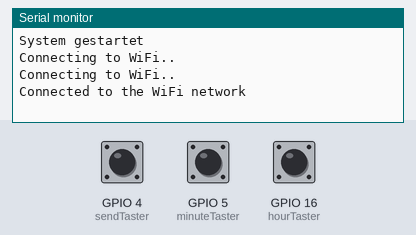
A sketch run on a simulated ESP8266 (NodeMCU). Parts: the last lines printed to the serial monitor. The test bench sets the inputs (shaded band); at power-on: GPIO 4 (sendTaster) LOW, GPIO 5 (minuteTaster) LOW, GPIO 16 (hourTaster) LOW. WiFi joins after 1.5 s; servers stay silent unless stated; uploads are accepted with an empty reply.

Above: at 3.2 s.
3.3 s: GPIO 4 (sendTaster) pulled HIGH for 0.15 s
At 4.6 s:
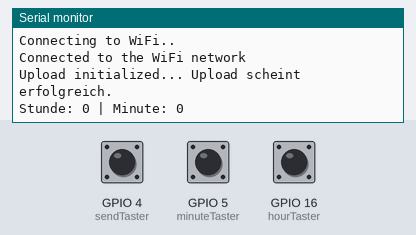
5.1 s: GPIO 5 (minuteTaster) pulled HIGH for 0.15 s
At 5.7 s:
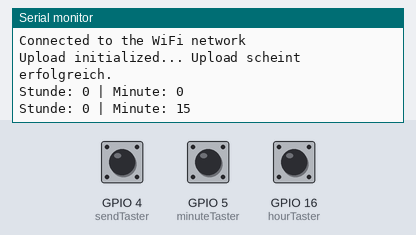
6.7 s: GPIO 16 (hourTaster) pulled HIGH for 0.15 s
At 8.0 s:
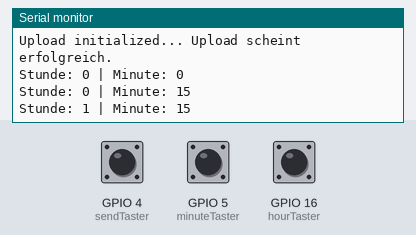
8.3 s: GPIO 5 (minuteTaster) pulled HIGH for 1 s
At 10.5 s:
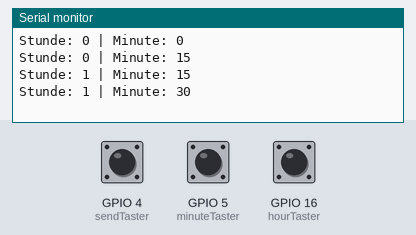
10.8 s: GPIO 16 (hourTaster) pulled HIGH for 1 s
At 12.5 s:
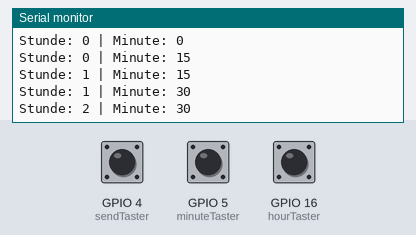
Timing chart, 0 to 14.0 s (numbered marks = the images above; inputs shaded):
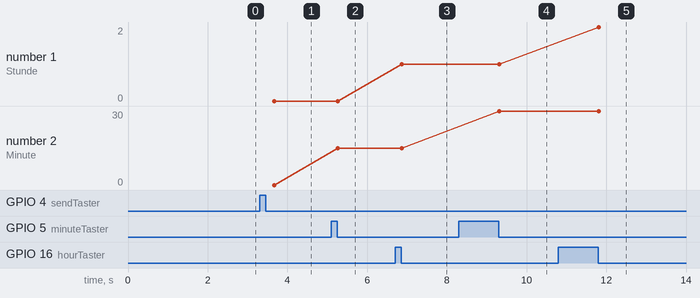

The sketch:

msboffenController.ino
```cpp
#include <Bounce2.h>
#include "ESP8266HTTPClient.h"
#include "ESP8266WiFi.h"

int hourTaster = 16;
int minuteTaster = 5;
int sendTaster = 4;

int stunde = 0;
int minute = 0;

int serialCoutner = 0;

Bounce hourButton = Bounce();
Bounce minuteButton = Bounce();
Bounce sendButton = Bounce();

const char* ssid = "Gehirnablage 4.0";
const char* password = "+50cminnach840Pete";

void setup() {
  Serial.begin(9600);
  Serial.println("System gestartet");

  WiFi.begin(ssid, password);

  while (WiFi.status() != WL_CONNECTED) {
      delay(1000);
      Serial.println("Connecting to WiFi..");
  }

  Serial.println("Connected to the WiFi network");


  // input mode
  pinMode(hourTaster, INPUT);
  pinMode(minuteTaster, INPUT);
  pinMode(sendTaster, INPUT);

  hourButton.attach(hourTaster);
  hourButton.interval(5);

  minuteButton.attach(minuteTaster);
  minuteButton.interval(5);

  sendButton.attach(sendTaster);
  sendButton.interval(5);

}

void loop() {
  hourButton.update();
  minuteButton.update();
  sendButton.update();

  if (hourButton.fallingEdge()) {
    addHour();
  }

  if (minuteButton.fallingEdge()) {
    add15Minutes();
  }

  if(sendButton.fallingEdge()){
    Serial.print("Upload initialized... ");
    HTTPClient http;
    WiFiClientSecure client;
    client.setInsecure();

    String serverPath =
    String("https://jtbnet.de/msbopen/index.php") +
    String("?msbopenhour=") +
    String(stunde) +
    String("&msbopenminute=") +
    String(minute);

    http.begin(client, serverPath);

    int httpCode = http.GET();
    if (httpCode != 200)
    {
      Serial.println("Upload schief gelaufen... ");
      Serial.println(http.getString());
    }
    else
    {
      Serial.println("Upload scheint erfolgreich.");
    }
    writeToSerial();
  }

  delay(10);
}

void addHour()
{
  if(stunde == 23)
  {
    stunde = 0;
  }
  else
  {
    stunde++;
  }
  writeToSerial();
}

void add15Minutes()
{
  if(minute == 45)
  {
    minute = 0;
  }
  else
  {
    minute = minute + 15;
  }
  writeToSerial();
}

void writeToSerial()
{
  Serial.print("Stunde: ");
  Serial.print(stunde);
  Serial.print(" | Minute: ");
  Serial.print(minute);
  Serial.println();
}
```

Measured:
- after the input at 3.3 s, the serial monitor: prints a new line after 0.17 s (image 1)
- after the input at 5.1 s, the serial monitor: prints a new line after 0.16 s (image 2)
- after the input at 6.7 s, the serial monitor: prints a new line after 0.17 s (image 3)
- after the input at 8.3 s, the serial monitor: prints a new line after 1.0 s (image 4)
- after the input at 10.8 s, the serial monitor: prints a new line after 1.0 s (image 5)
- plotted number 1: 0 → 1 after the input at 6.7 s, 1 → 2 after the input at 10.8 s
- plotted number 2: 0 → 15 after the input at 5.1 s, 15 → 30 after the input at 8.3 s
